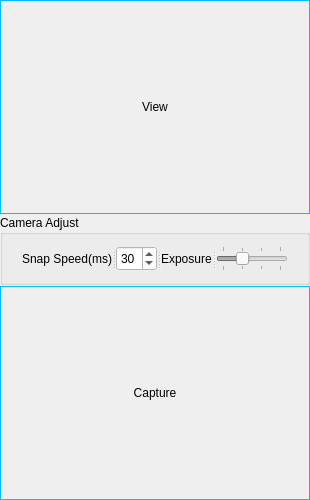
  <widget class="QDockWidget" name="dockWidget_2">
   <property name="minimumSize">
    <size>
     <width>310</width>
     <height>500</height>
    </size>
   </property>
   <property name="styleSheet">
    <string notr="true">font: 9pt &quot;Calibri&quot;;</string>
   </property>
   <property name="features">
    <set>QDockWidget::DockWidgetClosable|QDockWidget::DockWidgetFloatable</set>
   </property>
   <property name="allowedAreas">
    <set>Qt::RightDockWidgetArea</set>
   </property>
   <property name="windowTitle">
    <string>Right Camera</string>
   </property>
   <attribute name="dockWidgetArea">
    <number>2</number>
   </attribute>
   <widget class="QWidget" name="dockWidgetContents_3">
    <layout class="QGridLayout" name="gridLayout_10">
     <property name="leftMargin">
      <number>0</number>
     </property>
     <property name="topMargin">
      <number>0</number>
     </property>
     <property name="rightMargin">
      <number>0</number>
     </property>
     <property name="bottomMargin">
      <number>0</number>
     </property>
     <property name="horizontalSpacing">
      <number>0</number>
     </property>
     <property name="verticalSpacing">
      <number>1</number>
     </property>
     <item row="0" column="0">
      <widget class="QWidget" name="widget_6" native="true">
       <property name="sizePolicy">
        <sizepolicy hsizetype="Expanding" vsizetype="Expanding">
         <horstretch>0</horstretch>
         <verstretch>0</verstretch>
        </sizepolicy>
       </property>
       <layout class="QGridLayout" name="gridLayout_5">
        <property name="leftMargin">
         <number>0</number>
        </property>
        <property name="topMargin">
         <number>0</number>
        </property>
        <property name="rightMargin">
         <number>0</number>
        </property>
        <property name="bottomMargin">
         <number>0</number>
        </property>
        <property name="spacing">
         <number>0</number>
        </property>
        <item row="0" column="1">
         <spacer name="verticalSpacer_5">
          <property name="orientation">
           <enum>Qt::Vertical</enum>
          </property>
          <property name="sizeType">
           <enum>QSizePolicy::Preferred</enum>
          </property>
          <property name="sizeHint" stdset="0">
           <size>
            <width>20</width>
            <height>0</height>
           </size>
          </property>
         </spacer>
        </item>
        <item row="1" column="0">
         <spacer name="horizontalSpacer_6">
          <property name="orientation">
           <enum>Qt::Horizontal</enum>
          </property>
          <property name="sizeType">
           <enum>QSizePolicy::Preferred</enum>
          </property>
          <property name="sizeHint" stdset="0">
           <size>
            <width>0</width>
            <height>20</height>
           </size>
          </property>
         </spacer>
        </item>
        <item row="1" column="1">
         <widget class="QLabel" name="rightViewLabel">
          <property name="sizePolicy">
           <sizepolicy hsizetype="Expanding" vsizetype="Expanding">
            <horstretch>0</horstretch>
            <verstretch>0</verstretch>
           </sizepolicy>
          </property>
          <property name="maximumSize">
           <size>
            <width>800</width>
            <height>640</height>
           </size>
          </property>
          <property name="styleSheet">
           <string notr="true">border:1px solid deepskyblue;</string>
          </property>
          <property name="text">
           <string>View</string>
          </property>
          <property name="scaledContents">
           <bool>true</bool>
          </property>
          <property name="alignment">
           <set>Qt::AlignCenter</set>
          </property>
         </widget>
        </item>
        <item row="1" column="2">
         <spacer name="horizontalSpacer_5">
          <property name="orientation">
           <enum>Qt::Horizontal</enum>
          </property>
          <property name="sizeType">
           <enum>QSizePolicy::Preferred</enum>
          </property>
          <property name="sizeHint" stdset="0">
           <size>
            <width>0</width>
            <height>20</height>
           </size>
          </property>
         </spacer>
        </item>
        <item row="2" column="1">
         <spacer name="verticalSpacer_6">
          <property name="orientation">
           <enum>Qt::Vertical</enum>
          </property>
          <property name="sizeType">
           <enum>QSizePolicy::Preferred</enum>
          </property>
          <property name="sizeHint" stdset="0">
           <size>
            <width>20</width>
            <height>0</height>
           </size>
          </property>
         </spacer>
        </item>
       </layout>
      </widget>
     </item>
     <item row="1" column="0">
      <widget class="QGroupBox" name="groupBox_2">
       <property name="sizePolicy">
        <sizepolicy hsizetype="MinimumExpanding" vsizetype="MinimumExpanding">
         <horstretch>0</horstretch>
         <verstretch>0</verstretch>
        </sizepolicy>
       </property>
       <property name="maximumSize">
        <size>
         <width>111111</width>
         <height>70</height>
        </size>
       </property>
       <property name="styleSheet">
        <string notr="true">font: 9pt &quot;Calibri&quot;;
background-color: rgbrgb(111, 215, 253)</string>
       </property>
       <property name="title">
        <string>Camera Adjust</string>
       </property>
       <layout class="QGridLayout" name="gridLayout_9">
        <property name="leftMargin">
         <number>0</number>
        </property>
        <property name="topMargin">
         <number>0</number>
        </property>
        <property name="rightMargin">
         <number>0</number>
        </property>
        <property name="bottomMargin">
         <number>0</number>
        </property>
        <property name="spacing">
         <number>0</number>
        </property>
        <item row="0" column="1">
         <spacer name="verticalSpacer_11">
          <property name="orientation">
           <enum>Qt::Vertical</enum>
          </property>
          <property name="sizeHint" stdset="0">
           <size>
            <width>20</width>
            <height>8</height>
           </size>
          </property>
         </spacer>
        </item>
        <item row="1" column="0" rowspan="2">
         <spacer name="horizontalSpacer_11">
          <property name="orientation">
           <enum>Qt::Horizontal</enum>
          </property>
          <property name="sizeHint" stdset="0">
           <size>
            <width>0</width>
            <height>20</height>
           </size>
          </property>
         </spacer>
        </item>
        <item row="1" column="1">
         <widget class="QSplitter" name="splitter_2">
          <property name="orientation">
           <enum>Qt::Horizontal</enum>
          </property>
          <widget class="QLabel" name="label_7">
           <property name="text">
            <string>Snap Speed(ms)</string>
           </property>
           <property name="buddy">
            <cstring>spinBox</cstring>
           </property>
          </widget>
          <widget class="QSpinBox" name="spinBox">
           <property name="styleSheet">
            <string notr="true">background-color: rgb(255, 255, 255);</string>
           </property>
           <property name="minimum">
            <number>1</number>
           </property>
           <property name="value">
            <number>30</number>
           </property>
          </widget>
          <widget class="QLabel" name="label_8">
           <property name="text">
            <string>Exposure</string>
           </property>
           <property name="buddy">
            <cstring>rightExSlider</cstring>
           </property>
          </widget>
          <widget class="QSlider" name="rightExSlider">
           <property name="enabled">
            <bool>false</bool>
           </property>
           <property name="minimum">
            <number>0</number>
           </property>
           <property name="maximum">
            <number>3</number>
           </property>
           <property name="pageStep">
            <number>1</number>
           </property>
           <property name="value">
            <number>1</number>
           </property>
           <property name="orientation">
            <enum>Qt::Horizontal</enum>
           </property>
           <property name="tickPosition">
            <enum>QSlider::TicksBothSides</enum>
           </property>
          </widget>
         </widget>
        </item>
        <item row="1" column="2" rowspan="2">
         <spacer name="horizontalSpacer_12">
          <property name="orientation">
           <enum>Qt::Horizontal</enum>
          </property>
          <property name="sizeHint" stdset="0">
           <size>
            <width>0</width>
            <height>20</height>
           </size>
          </property>
         </spacer>
        </item>
        <item row="2" column="1">
         <spacer name="verticalSpacer_12">
          <property name="orientation">
           <enum>Qt::Vertical</enum>
          </property>
          <property name="sizeHint" stdset="0">
           <size>
            <width>20</width>
            <height>3</height>
           </size>
          </property>
         </spacer>
        </item>
       </layout>
      </widget>
     </item>
     <item row="2" column="0">
      <widget class="QWidget" name="widget_5" native="true">
       <property name="sizePolicy">
        <sizepolicy hsizetype="Preferred" vsizetype="MinimumExpanding">
         <horstretch>0</horstretch>
         <verstretch>0</verstretch>
        </sizepolicy>
       </property>
       <layout class="QGridLayout" name="gridLayout_6">
        <property name="leftMargin">
         <number>0</number>
        </property>
        <property name="topMargin">
         <number>0</number>
        </property>
        <property name="rightMargin">
         <number>0</number>
        </property>
        <property name="bottomMargin">
         <number>0</number>
        </property>
        <property name="spacing">
         <number>0</number>
        </property>
        <item row="0" column="1">
         <spacer name="verticalSpacer_7">
          <property name="orientation">
           <enum>Qt::Vertical</enum>
          </property>
          <property name="sizeType">
           <enum>QSizePolicy::Preferred</enum>
          </property>
          <property name="sizeHint" stdset="0">
           <size>
            <width>20</width>
            <height>0</height>
           </size>
          </property>
         </spacer>
        </item>
        <item row="1" column="0">
         <spacer name="horizontalSpacer_8">
          <property name="orientation">
           <enum>Qt::Horizontal</enum>
          </property>
          <property name="sizeType">
           <enum>QSizePolicy::Preferred</enum>
          </property>
          <property name="sizeHint" stdset="0">
           <size>
            <width>0</width>
            <height>20</height>
           </size>
          </property>
         </spacer>
        </item>
        <item row="1" column="1">
         <widget class="QLabel" name="rightCaptureLabel">
          <property name="sizePolicy">
           <sizepolicy hsizetype="Expanding" vsizetype="Expanding">
            <horstretch>0</horstretch>
            <verstretch>0</verstretch>
           </sizepolicy>
          </property>
          <property name="maximumSize">
           <size>
            <width>800</width>
            <height>640</height>
           </size>
          </property>
          <property name="styleSheet">
           <string notr="true">border:1px solid deepskyblue;</string>
          </property>
          <property name="text">
           <string>Capture</string>
          </property>
          <property name="scaledContents">
           <bool>true</bool>
          </property>
          <property name="alignment">
           <set>Qt::AlignCenter</set>
          </property>
         </widget>
        </item>
        <item row="1" column="2">
         <spacer name="horizontalSpacer_7">
          <property name="orientation">
           <enum>Qt::Horizontal</enum>
          </property>
          <property name="sizeType">
           <enum>QSizePolicy::Preferred</enum>
          </property>
          <property name="sizeHint" stdset="0">
           <size>
            <width>0</width>
            <height>20</height>
           </size>
          </property>
         </spacer>
        </item>
        <item row="2" column="1">
         <spacer name="verticalSpacer_8">
          <property name="orientation">
           <enum>Qt::Vertical</enum>
          </property>
          <property name="sizeType">
           <enum>QSizePolicy::Preferred</enum>
          </property>
          <property name="sizeHint" stdset="0">
           <size>
            <width>20</width>
            <height>0</height>
           </size>
          </property>
         </spacer>
        </item>
       </layout>
      </widget>
     </item>
    </layout>
   </widget>
  </widget>
